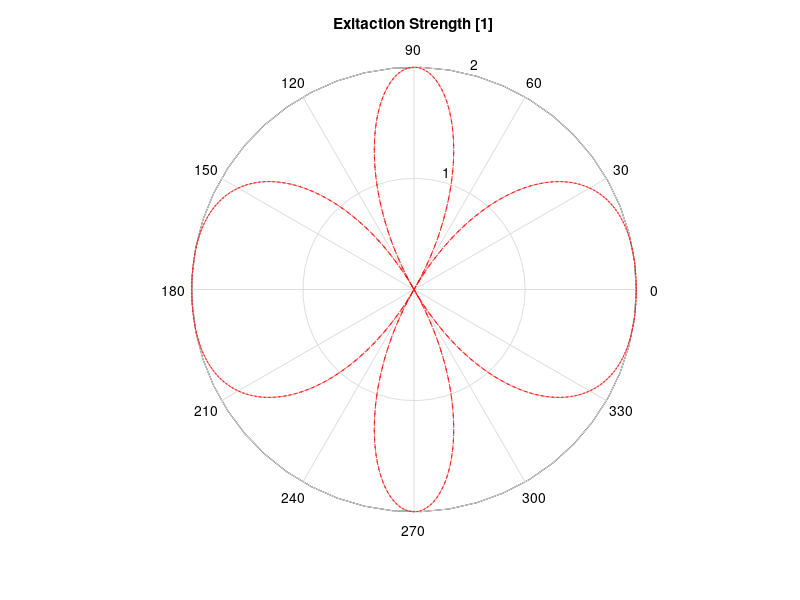
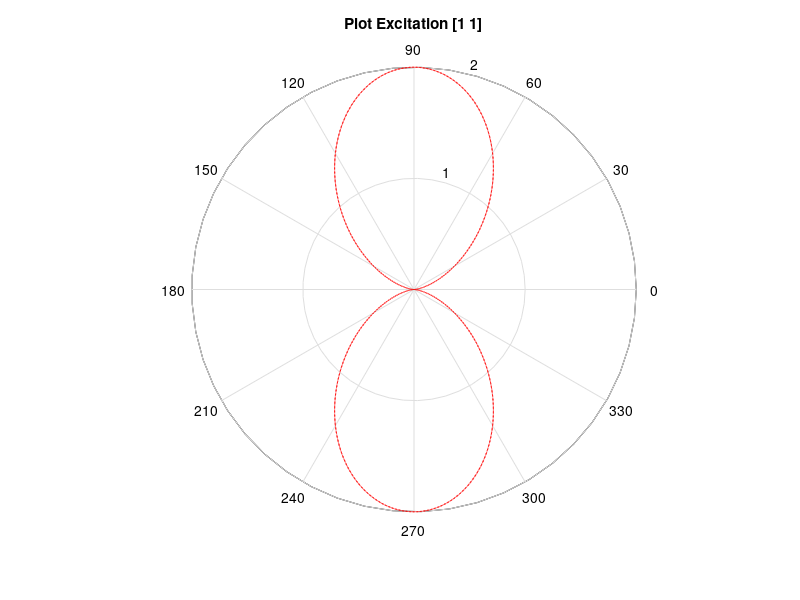
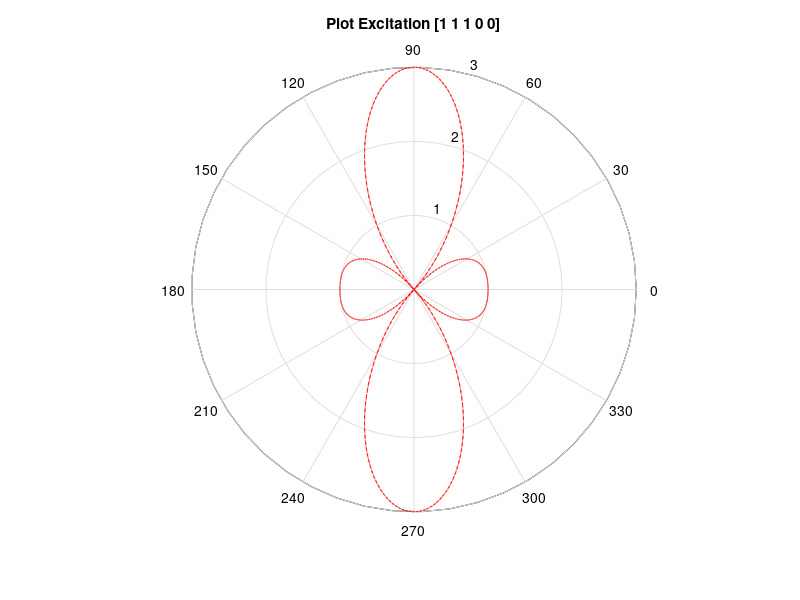
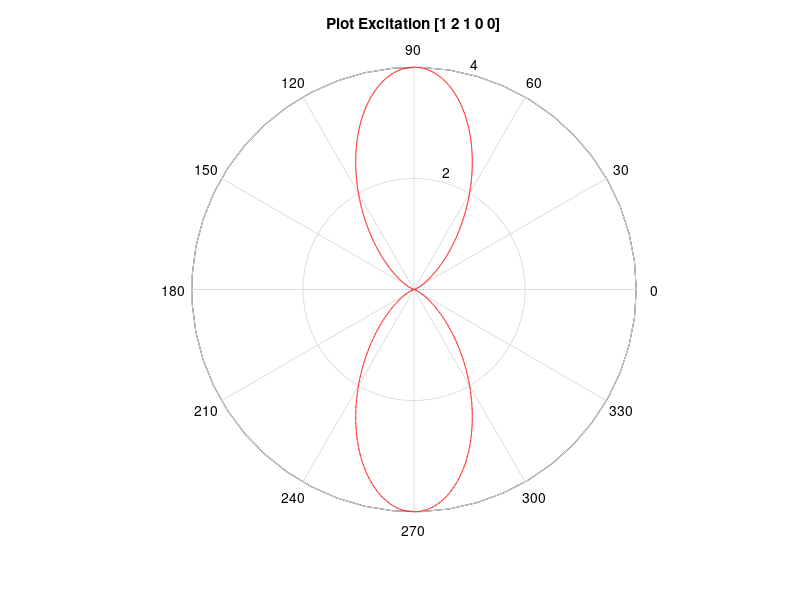

The MATLAB script that drew these images, in order:
%%%%%%%%%%%%%%%%%%%%%%%%%%%%%%%%%%%%%%%%%%%%%%%%
%Plot of  An Array Factor as A Function of Angles
%%%%%%%%%%%%%%%%%%%%%%%%%%%%%%%%%%%%%%%%%%%%%%%%
close all
% Excitation Strength
E1=[1 0 1 0 0];
E2=[1 1 0 0 0];
E3=[1 1 1 0 0];
E4=[1 2 1 0 0];
E5=[1 1 1 1 1];
E6=[1 4 6 4 1];
% Theta 
theta=-2*pi:0.001:2*pi;
% Speed of Light
c=3*10^8;
% Frequency 
f=1000*10^6;
beta=0;
% Lambda value
lambda= c/f;
% Distance 
d=lambda/2;
k= 2*pi/lambda;
phi=(k*d*cos(theta))+beta;

%Plotting the excitation 
Afr1= E1(1)+((E1(2)*cos(k*d*cos(theta))))+((E1(3)*cos(2*k*d*cos(theta))))+((E1(4)*cos(3*k*d*cos(theta))))+((E1(5)*cos(4*k*d*cos(theta))));
Afi1=((E1(2)*sin(k*d*cos(theta))))+((E1(3)*sin(2*k*d*cos(theta))))+((E1(4)*sin(3*k*d*cos(theta))))+((E1(5)*(sin(4*k*d*cos(theta)))));
ff1=abs(complex(Afr1,Afi1));
x1= cos(theta);
y1= sin(theta);
figure(1)
%plot(ff1.*x1,ff1.*y1)
polar(theta,ff1,'--r')
title('Exitaction Strength [1]')
%%%%%%%%%%%%%%%%%%%%%%%%%%%%%%%%%%%%%%%%%

Afr2= E2(1)+((E2(2)*cos(k*d*cos(theta))))+((E2(3)*cos(2*k*d*cos(theta))))+((E2(4)*cos(3*k*d*cos(theta))))+((E2(5)*cos(4*k*d*cos(theta))));
Afi2=((E2(2)*sin(k*d*cos(theta))))+((E2(3)*sin(2*k*d*cos(theta))))+((E2(4)*sin(3*k*d*cos(theta))))+((E2(5)*(sin(4*k*d*cos(theta)))));
ff2=abs(complex(Afr2,Afi2));
x1= cos(theta);
y1= sin(theta);
figure(2)


% plot(ff2.*x1,ff2.*y1)
 polar(theta,(ff2),'--r')
title('Plot Excitation [1 1]')

%%%%%%%%%%%%%%%%%%%%%%%%%%%%%%%%%%%%%%%%%

Afr3= E3(1)+((E3(2)*cos(k*d*cos(theta))))+((E3(3)*cos(2*k*d*cos(theta))))+((E3(4)*cos(3*k*d*cos(theta))))+((E3(5)*cos(4*k*d*cos(theta))));
Afi3=((E3(2)*sin(k*d*cos(theta))))+((E3(3)*sin(2*k*d*cos(theta))))+((E3(4)*sin(3*k*d*cos(theta))))+((E3(5)*(sin(4*k*d*cos(theta)))));
ff3=abs(complex(Afr3,Afi3));
x1= cos(theta);
y1= sin(theta);
figure(3)
% plot(ff2.*x1,ff2.*y1)
 polar(theta,ff3,'--r')
title('Plot Excitation [1 1 1 0 0]')


%%%%%%%%%%%%%%%%%%%%%%%%%%%%%%%%%%%%%%%%%

Afr4= E4(1)+((E4(2)*cos(k*d*cos(theta))))+((E4(3)*cos(2*k*d*cos(theta))))+((E4(4)*cos(3*k*d*cos(theta))))+((E4(5)*cos(4*k*d*cos(theta))));
Afi4=((E4(2)*sin(k*d*cos(theta))))+((E4(3)*sin(2*k*d*cos(theta))))+((E4(4)*sin(3*k*d*cos(theta))))+((E4(5)*(sin(4*k*d*cos(theta)))));
ff4=abs(complex(Afr4,Afi4));
x1= cos(theta);
y1= sin(theta);
figure(4)
% plot(ff2.*x1,ff2.*y1)
 polar(theta,ff4,'--r')
title('Plot Excitation [1 2 1 0 0]')

%%%%%%%%%%%%%%%%%%%%%%%%%%%%%%%%%%%%%%%%%

Afr5= E5(1)+((E5(2)*cos(k*d*cos(theta))))+((E5(3)*cos(2*k*d*cos(theta))))+((E5(4)*cos(3*k*d*cos(theta))))+((E5(5)*cos(4*k*d*cos(theta))));
Afi5=((E5(2)*sin(k*d*cos(theta))))+((E5(3)*sin(2*k*d*cos(theta))))+((E5(4)*sin(3*k*d*cos(theta))))+((E5(5)*(sin(4*k*d*cos(theta)))));
ff5=abs(complex(Afr5,Afi5));
x1= cos(theta);
y1= sin(theta);
figure(5)
% plot(ff2.*x1,ff2.*y1)
 polar(theta,ff5,'--r')
%title('Plot Excitation [1 1 1 1 1]')

%%%%%%%%%%%%%%%%%%%%%%%%%%%%%%%%%%%%%%%%%

Afr6= E6(1)+((E6(2)*cos(k*d*cos(theta))))+((E6(3)*cos(2*k*d*cos(theta))))+((E6(4)*cos(3*k*d*cos(theta))))+((E6(5)*cos(4*k*d*cos(theta))));
Afi6=((E6(2)*sin(k*d*cos(theta))))+((E6(3)*sin(2*k*d*cos(theta))))+((E6(4)*sin(3*k*d*cos(theta))))+((E6(5)*(sin(4*k*d*cos(theta)))));
ff6=abs(complex(Afr6,Afi6));
x1= cos(theta);
y1= sin(theta);
figure(6)
% plot(ff2.*x1,ff2.*y1)
 polar(theta,ff6,'--r')
title('Plot Excitation [1 4 6 4 1]')

